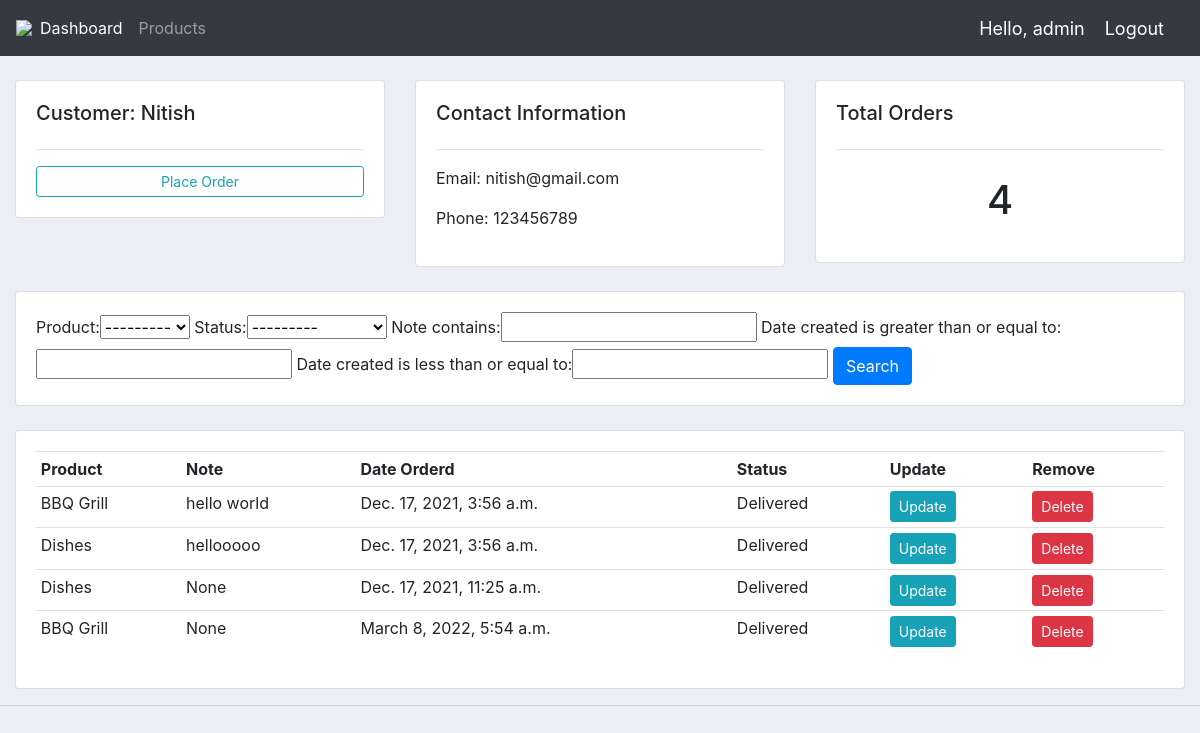
Page /customer/10/ (signed in) on the committed database.
### accounts/models.py (models this page shows, shortened)
class Customer(models.Model):
	user = models.OneToOneField(User, null=True, blank=True, on_delete=models.CASCADE)
	name = models.CharField(max_length=200, null=True)
	phone = models.CharField(max_length=200, null=True)
	email = models.CharField(max_length=200, null=True)
	profile_pic = models.ImageField(default="profile1.png", null=True, blank=True)
	date_created = models.DateTimeField(auto_now_add=True, null=True)

class Order(models.Model):
	STATUS = (
			('Pending', 'Pending'),
			('Out for delivery', 'Out for delivery'),
			('Delivered', 'Delivered'),
			)
	customer = models.ForeignKey(Customer, null=True, on_delete= models.SET_NULL)
	product = models.ForeignKey(Product, null=True, on_delete= models.SET_NULL)
	date_created = models.DateTimeField(auto_now_add=True, null=True)
	status = models.CharField(max_length=200, null=True, choices=STATUS)
	note = models.CharField(max_length=1000, null=True)

class Product(models.Model):
	CATEGORY = (
			('Indoor', 'Indoor'),
			('Out Door', 'Out Door'),
			)
	name = models.CharField(max_length=200, null=True)
	price = models.FloatField(null=True)
	category = models.CharField(max_length=200, null=True, choices=CATEGORY)
	description = models.CharField(max_length=200, null=True, blank=True)
	date_created = models.DateTimeField(auto_now_add=True, null=True)
	tags = models.ManyToManyField(Tag)
	def __str__(self):
		return self.name

### accounts/decorators.py (the view)
		def wrapper_func(request, *args, **kwargs):
			group = None
			if request.user.groups.exists():
				group = request.user.groups.all()[0].name
			if group in allowed_roles:
				return view_func(request, *args, **kwargs)
			else:
				return HttpResponse('You are not authorized to view this page')

### accounts/views.py (called while the page is built)
@login_required(login_url='login')
@allowed_users(allowed_roles=['admin'])
def customer(request, pk_test):
	customer = Customer.objects.get(id=pk_test)
	orders = customer.order_set.all()
	order_count = orders.count()
	myFilter = OrderFilter(request.GET, queryset=orders)
	orders = myFilter.qs
	context = {'customer':customer, 'orders':orders, 'order_count':order_count,
	'myFilter':myFilter}
	return render(request, 'accounts/customer.html',context)

### accounts/templates/accounts/customer.html
{%  extends 'accounts/main.html' %}
{% block content %}
	<br>
<div class="row">
	<div class="col-md">
		<div class="card card-body">
			<h5>Customer: {{customer.name}}</h5>
			<hr>
			<a class="btn btn-outline-info  btn-sm btn-block" href="{% url 'create_order' customer.id %}">Place Order</a>
		</div>
	</div>
	<div class="col-md">
		<div class="card card-body">
			<h5>Contact Information</h5>
			<hr>
			<p>Email: {{customer.email}}</p>
			<p>Phone: {{customer.phone}}</p>
		</div>
	</div>
	<div class="col-md">
		<div class="card card-body">
			<h5>Total Orders</h5>
			<hr>
			<h1 style="text-align: center;padding: 10px">{{order_count}}</h1>
		</div>
	</div>
</div>
<br>
<div class="row">
	<div class="col">
		<div class="card card-body">
			<form method="get">
				{{myFilter.form}}
		    <button class="btn btn-primary" type="submit">Search</button>
		  </form>
		</div>
	</div>
</div>
<br>
<div class="row">
	<div class="col-md">
		<div class="card card-body">
			<table class="table table-sm">
				<tr>
					<th>Product</th>
					<th>Note</th>
					<th>Date Orderd</th>
					<th>Status</th>
					<th>Update</th>
					<th>Remove</th>
				</tr>
				{% for order in orders %}
				<tr>
					<td>{{order.product}}</td>
					<td>{{order.note}}</td>
					<td>{{order.date_created}}</td>
					<td>{{order.status}}</td>
					<td><a class="btn btn-sm btn-info" href="{% url 'update_order' order.id %}">Update</a></td>
					<td><a class="btn btn-sm btn-danger" href="{% url 'delete_order' order.id %}">Delete</a></td>
				</tr>
				{% endfor %}
			</table>
		</div>
	</div>
</div>
{% endblock %}

### accounts/templates/accounts/navbar.html (shortened to what this page needs)
{% load static %}
<nav class="navbar navbar-expand-lg navbar-dark bg-dark">
 <img src="{% static 'images/logo.png' %}" style="max-width: 50px;">
  <div class="collapse navbar-collapse" id="navbarNav">
    <ul class="navbar-nav">
      {% if request.user.is_staff %}
      <li class="nav-item active">
        <a class="nav-link" href="{% url 'home' %}">Dashboard</a>
      </li>
      <li class="nav-item">
        <a class="nav-link" href="{% url 'products' %}">Products</a>
      </li>
      {% else %}
       <li class="nav-item">
        <a class="nav-link" href="{% url 'account' %}">Settings</a>
      </li>
      {% endif %}
    </ul>
  </div>
  <span class="hello-msg">Hello, {{request.user}}</span>
  <span ><a  class="hello-msg" href="{% url 'logout' %}">Logout</a></span>
</nav>

### static/css/main.css (style rules this page uses)
body { background-color: #ebeff5; }

### accounts/templates/accounts/navbar.html (style rules this page uses)
.hello-msg { font-size: 18px; color: #fff; margin-right: 20px; }

### rows in the picture
Customer: name "Nitish", email "nitish@gmail.com", phone "123456789"
Order: product "BBQ Grill", note "hello world", date_created "Dec. 17, 2021, 3:56 a.m.", status "Delivered"
Order: product "Dishes", note "hellooooo", date_created "Dec. 17, 2021, 3:56 a.m.", status "Delivered"
Order: product "Dishes", note "None", date_created "Dec. 17, 2021, 11:25 a.m.", status "Delivered"
Order: product "BBQ Grill", note "None", date_created "March 8, 2022, 5:54 a.m.", status "Delivered"

### other values in the picture
{{ request.user }} "admin"
{{ order_count }} "4"
